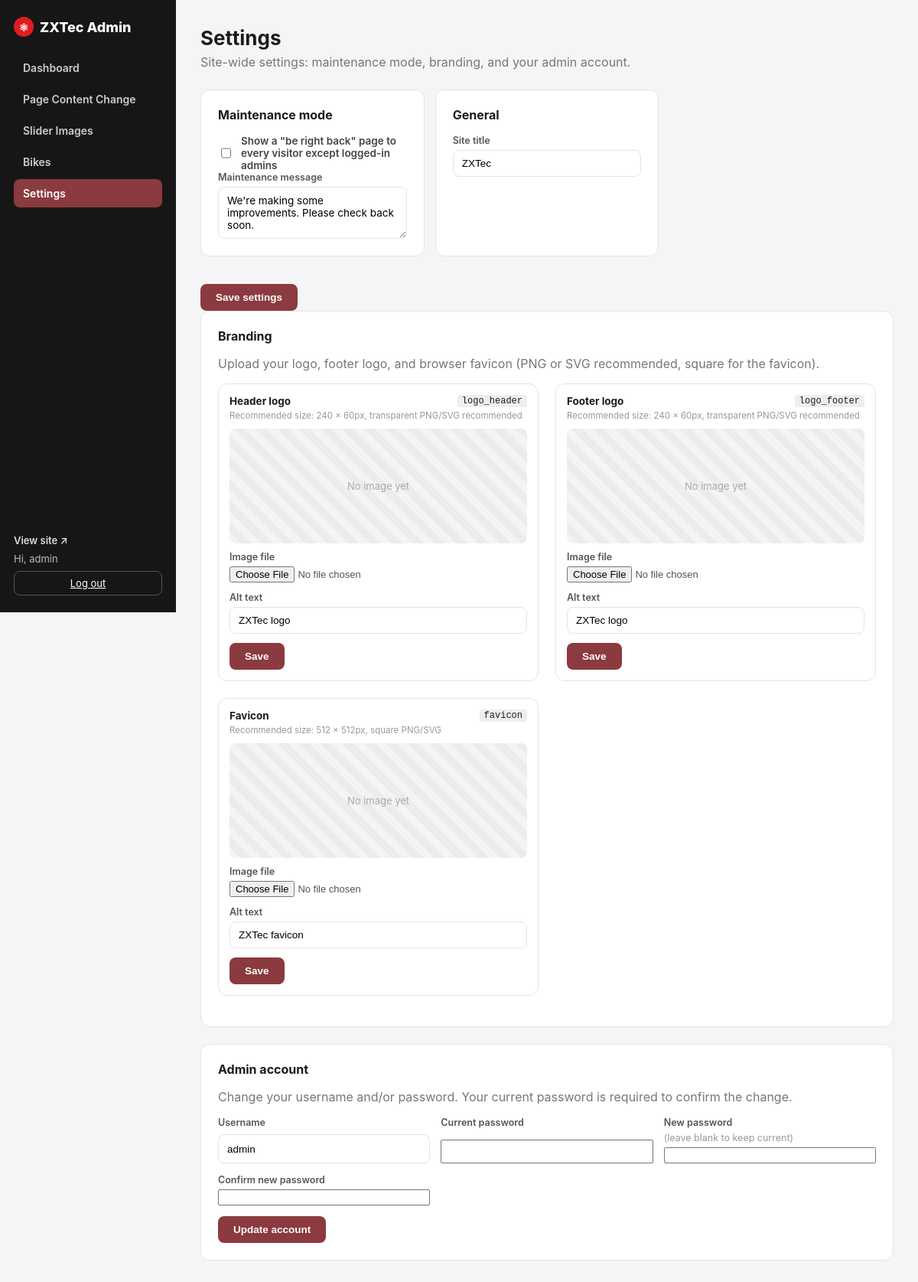
Page /admin/settings.php (signed in) on the committed database.
### tables this page shows
CREATE TABLE IF NOT EXISTS images (
    id INT AUTO_INCREMENT PRIMARY KEY,
    slot VARCHAR(64) NOT NULL UNIQUE,    
    label VARCHAR(128) NOT NULL,         
    filename VARCHAR(255) DEFAULT NULL,  
    alt_text VARCHAR(255) DEFAULT '',
    updated_at TIMESTAMP DEFAULT CURRENT_TIMESTAMP ON UPDATE CURRENT_TIMESTAMP
);

### includes/db.php (called while the page is built, shortened)
<?php
function db(): PDO
{
    static $pdo = null;
    if ($pdo === null) {
        if (DB_SOCKET !== '') {
            $dsn = 'mysql:unix_socket=' . DB_SOCKET . ';dbname=' . DB_NAME . ';charset=utf8mb4';
        } else {
            $dsn = 'mysql:host=' . DB_HOST . ';port=' . DB_PORT . ';dbname=' . DB_NAME . ';charset=utf8mb4';
        }
        $pdo = new PDO($dsn, DB_USER, DB_PASS, [
            PDO::ATTR_ERRMODE            => PDO::ERRMODE_EXCEPTION,
            PDO::ATTR_DEFAULT_FETCH_MODE => PDO::FETCH_ASSOC,
            PDO::ATTR_EMULATE_PREPARES   => false,
        ]);
    }
    return $pdo;
}
function all_images(): array
{
    $rows = db()->query('SELECT * FROM images ORDER BY id')->fetchAll();
    $out = [];
    foreach ($rows as $r) {
        $out[$r['slot']] = $r;
    }
    return $out;
}
function e(?string $s): string
{
    return htmlspecialchars((string) $s, ENT_QUOTES, 'UTF-8');
}
function all_settings(): array
{
    $rows = db()->query('SELECT * FROM settings')->fetchAll();
    $out = [];
    foreach ($rows as $r) {
        $out[$r['setting_key']] = $r['setting_value'];
    }
    return $out;
}

### admin/auth.php (called while the page is built, shortened)
<?php
require_once __DIR__ . '/../includes/db.php';
function current_admin(): ?array
{
    return $_SESSION['admin'] ?? null;
}

### admin/settings.php (the view, shortened to what this page needs)
<?php
require_once __DIR__ . '/layout.php';
$settings = all_settings();
$images   = all_images();
?>
<p class="admin-lead">Site-wide settings: maintenance mode, branding, and your admin account.</p>
<form method="post" class="settings-form">
    <div class="card">
        <h3>Maintenance mode</h3>
        <label class="toggle-row">
            <input type="checkbox" name="maintenance_mode" value="1" <?= ($settings['maintenance_mode'] ?? '0') === '1' ? 'checked' : '' ?>>
            <span>Show a "be right back" page to every visitor except logged-in admins</span>
        </label>
        <label class="field">Maintenance message
            <textarea name="maintenance_message" rows="3"><?= e($settings['maintenance_message'] ?? '') ?></textarea>
        </label>
    </div>
    <div class="card">
        <h3>General</h3>
        <label class="field">Site title
            <input type="text" name="site_title" value="<?= e($settings['site_title'] ?? '') ?>">
        </label>
    </div>
    <button type="submit" class="btn-primary">Save settings</button>
</form>
<div class="card">
    <h3>Branding</h3>
    <p class="admin-lead" style="margin-bottom:16px;">Upload your logo, footer logo, and browser favicon (PNG or SVG recommended, square for the favicon).</p>
    <div class="image-grid image-grid-compact">
        <?php foreach (BRAND_IMAGE_SLOTS as $slot => $slotMeta): $img = $images[$slot] ?? null; ?>
            <div class="image-card">
                <div class="image-card-head">
                    <h4><?= e($slotMeta['label']) ?></h4>
                    <code><?= e($slot) ?></code>
                </div>
                <p class="size-hint">Recommended size: <?= e($slotMeta['size']) ?></p>
                <div class="preview">
                    <?php if ($img && $img['filename']): ?>
                        <img src="<?= e(UPLOAD_URL . '/' . rawurlencode($img['filename'])) ?>" alt="<?= e($img['alt_text'] ?? '') ?>">
                    <?php else: ?>
                        <div class="preview-empty">No image yet</div>
                    <?php endif; ?>
                </div>
                <form method="post" enctype="multipart/form-data" class="image-form">
                    <label class="field">Image file
                        <input type="file" name="image" accept="image/*">
                    </label>
                    <label class="field">Alt text
                        <input type="text" name="alt_text" value="<?= e($img['alt_text'] ?? '') ?>">
                    </label>
                    <div class="image-actions">
                        <button type="submit" class="btn-primary">Save</button>
                    </div>
                </form>
            </div>
        <?php endforeach; ?>
    </div>
</div>
<div class="card">
    <h3>Admin account</h3>
    <p class="admin-lead" style="margin-bottom:16px;">Change your username and/or password. Your current password is required to confirm the change.</p>
    <form method="post" class="settings-form">
        <label class="field">Username
            <input type="text" name="new_username" value="<?= e(current_admin()['username']) ?>" required>
        </label>
        <label class="field">Current password
            <input type="password" name="current_password" required>
        </label>
        <label class="field">New password <span style="font-weight:400;color:#999;">(leave blank to keep current)</span>
            <input type="password" name="new_password" autocomplete="new-password">
        </label>
        <label class="field">Confirm new password
            <input type="password" name="confirm_password" autocomplete="new-password">
        </label>
        <button type="submit" class="btn-primary">Update account</button>
    </form>
</div>

### admin/admin.css (style rules this page uses)
:root { --maroon: #8B3A3F; --red: #E11B22; --ink: #161616; --line: #e4e4e4; --bg: #f5f5f7; }
* { box-sizing: border-box; }
body { margin: 0; font-family: "Inter", "Helvetica Neue", Arial, sans-serif; background: var(--bg); color: #1c1c1c; }
code { background: #eee; padding: 1px 6px; border-radius: 3px; font-size: 12px; }
.admin-lead { color: #777; margin: 0 0 26px; }
.card { background: #fff; border: 1px solid var(--line); border-radius: 12px; padding: 22px; margin-bottom: 22px; }
.card h3 { margin: 0 0 16px; font-size: 16px; }
.card h4 { margin: 0; font-size: 13.5px; }
.settings-form, .content-fields { display: grid; grid-template-columns: repeat(auto-fill, minmax(240px, 1fr)); gap: 14px; }
.content-fields .btn-primary, .settings-form .btn-primary { grid-column: 1 / -1; justify-self: start; }
.field textarea { padding: 9px 11px; border: 1px solid var(--line); border-radius: 8px; font-size: 13.5px; font-family: inherit; resize: vertical; }
.toggle-row { display: flex; align-items: center; gap: 10px; font-size: 13.5px; font-weight: 600; color: #444; }
.toggle-row input { width: 16px; height: 16px; }
.image-grid { display: grid; grid-template-columns: repeat(auto-fill, minmax(300px, 1fr)); gap: 22px; }
.image-grid-compact { margin-bottom: 18px; }
.image-grid-compact .image-card { padding: 14px; gap: 10px; }
.size-hint { margin: -6px 0 0; font-size: 11.5px; color: #999; }
.image-card { background: #fff; border: 1px solid var(--line); border-radius: 12px; padding: 18px; display: flex; flex-direction: column; gap: 14px; }
.image-card-head { display: flex; align-items: center; justify-content: space-between; gap: 10px; }
.preview { background: repeating-linear-gradient(45deg,#f4f4f4,#f4f4f4 10px,#ececec 10px,#ececec 20px); border-radius: 8px; min-height: 150px; display: grid; place-items: center; overflow: hidden; }
.preview-empty { color: #aaa; font-size: 13px; }
.image-form { display: grid; gap: 12px; }
.field { display: grid; gap: 5px; font-size: 12.5px; font-weight: 600; color: #555; }
.field input[type=text] { padding: 9px 11px; border: 1px solid var(--line); border-radius: 8px; font-size: 13.5px; }
.field input[type=file] { font-size: 13px; }
.image-actions { display: flex; gap: 10px; }
.btn-primary { background: var(--maroon); color: #fff; border: 0; padding: 10px 20px; border-radius: 8px; font-weight: 600; font-size: 13.5px; cursor: pointer; }

### rows in the picture
images: alt_text "ZXTec logo"
images: alt_text "ZXTec logo"
images: alt_text "ZXTec favicon"

### other values in the picture
$item['label'] "Dashboard"
$item['label'] "Page Content Change"
$item['label'] "Slider Images"
$item['label'] "Bikes"
$item['label'] "Settings"
current_admin()['username'] "admin"
$title "Settings"
$slotMeta['label'] "Header logo"
$slot "logo_header"
$slotMeta['size'] "240 × 60px, transparent PNG/SVG recommended"
$slotMeta['label'] "Footer logo"
$slot "logo_footer"
$slotMeta['label'] "Favicon"
$slot "favicon"
$slotMeta['size'] "512 × 512px, square PNG/SVG"
